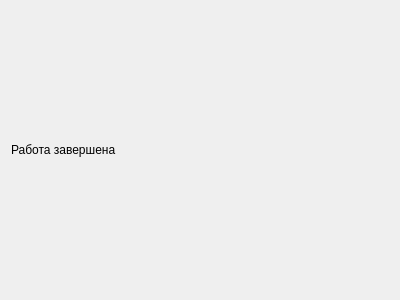
<?xml version="1.0" encoding="UTF-8"?>
<ui version="4.0">
 <class>FinishPage</class>
 <widget class="QWizardPage" name="FinishPage">
  <property name="geometry">
   <rect>
    <x>0</x>
    <y>0</y>
    <width>400</width>
    <height>300</height>
   </rect>
  </property>
  <property name="windowTitle">
   <string>WizardPage</string>
  </property>
  <layout class="QGridLayout" name="gridLayout">
   <item row="0" column="0">
    <widget class="QLabel" name="label">
     <property name="text">
      <string>Работа завершена</string>
     </property>
    </widget>
   </item>
  </layout>
 </widget>
 <resources/>
 <connections/>
</ui>
